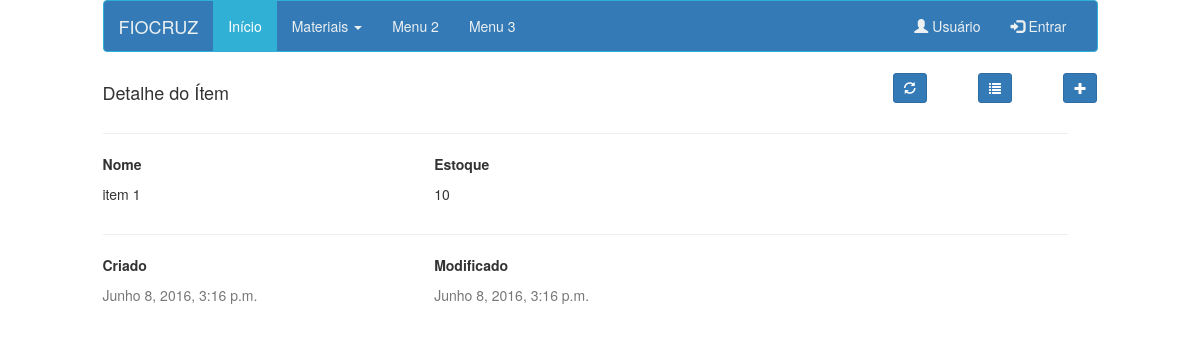
Screenshot of /item/detalhe/1/ with the database file from the repository.
### item/models.py (models this page shows, shortened)
class Item(models.Model):
	nome 		= models.CharField(max_length=40,null=False)
	estoque		= models.IntegerField()
	criado	 	= models.DateTimeField(auto_now=False,auto_now_add=True)
	atualizado 	= models.DateTimeField(auto_now=True,auto_now_add=False)
	class Meta:
		ordering = ['-atualizado','-criado']
	def get_absolute_url(self):
		return reverse('item:detalhe', kwargs={'id':self.id})

### item/views.py (the view)
# urls.py: url(r'^detalhe/(?P<id>\d+)/$', item_detalhe, name='detalhe'),
def item_detalhe(request,id):
	queryset_detalhe = Item.objects.get(id=id)
	context = { 'item':queryset_detalhe }
	return render(request,'item_detalhe.html', context)

### item/templates/item_detalhe.html
{% extends 'base.html' %}
{% block header %}
<div class="row">
    <div class="col-sm-4">
        <h4>Detalhe do Ítem</h4>
    </div>
    <div class="col-sm-5">
    </div>
    <form>
        <div class="col-sm-1 text-right">
            <button title='Atualizar lista' class='btn btn-primary btn-sm' type='submit' formaction="{{ item.get_absolute_url }}">
            <span class="glyphicon glyphicon-refresh"></span></button>
        </div>
        <div class="col-sm-1 text-right">
            <button title='Listar Itens' class='btn btn-primary btn-sm' type='submit' formaction="{%  url 'item:lista' %}">
            <span class="glyphicon glyphicon-list"></span></button>
        </div>
        <div class="col-sm-1 text-right">
            <button title='Novo Ítem' class='btn btn-primary btn-sm' type='submit' formaction="{%  url 'item:cria' %}">
            <span class="glyphicon glyphicon-plus"></span></button>
        </div>
    </form>
</div>
{% endblock %}
{% block main %}
<div class="row col-sm-12">
  <hr>
	<div class="row">
  		<div class="col-sm-4">
    		<p><strong>Nome</strong></p>
    		<p>{{item.nome}}</p>
  		</div>
  		<div class="col-sm-4">
    		<p><strong>Estoque</strong></p>
    		<p>{{item.estoque}}</p>
  		</div>
  		<div class="col-sm-4">
  		</div>
	</div>
</div>
  <div class="row col-sm-12">
  <hr>
  <div class="row">
      <div class="col-sm-4">
        <p><strong>Criado</strong></p>
        <p class='text-muted'>{{item.criado}}</p>
      </div>
      <div class="col-sm-4">
        <p><strong>Modificado</strong></p>
        <p class='text-muted'>{{item.atualizado}}</p>
      </div>
      <div class="col-sm-4">
      </div>
  </div>
</div>
{% endblock %}

### rows the page displays
Item: nome "item 1", estoque "10", criado "Junho 8, 2016, 3:16 p.m.", atualizado "Junho 8, 2016, 3:16 p.m."
